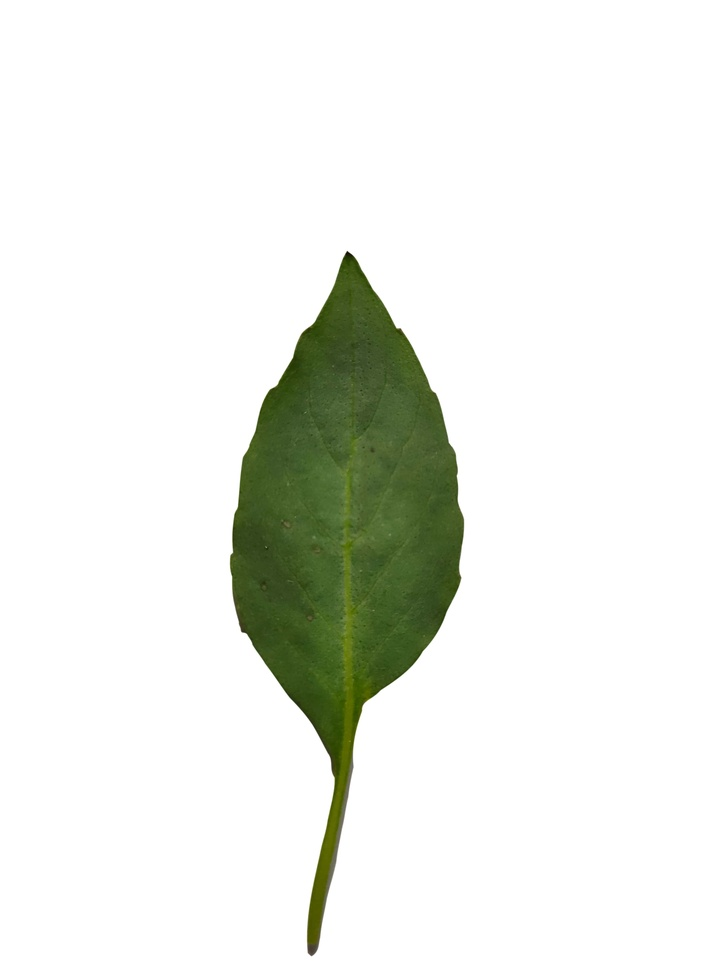
#> input picture Daun_Kemangi/052.jpg, 727 x 970 px, shrunk from 3000 x 4000 before the run, found by its file name
$ jupyter execute Rotation.ipynb   (shell and % lines are left out)
#> lines starting #> are read from the running program, lines starting #| are printed output that depends on the picture
<a href="https://colab.research.google.com/github/ferdianpradana/Tugas_AI/blob/main/Tugas_AI/image_fundamental/Rotation.ipynb" target="_parent"></a>

[cell 1]
# import the necessary packages
import matplotlib.pyplot as plt
import argparse
import imutils
import cv2

[cell 2]
def plt_imshow(title, image):
    # convert the image frame BGR to RGB color space and display it
	image = cv2.cvtColor(image, cv2.COLOR_BGR2RGB)
	plt.imshow(image)
	plt.title(title)
	plt.grid(False)
	plt.show()

[cell 3]
args = {
    "image": "052.jpg"
}

[cell 4]
# load the image and show it
image = cv2.imread(args["image"])
#> image is the input picture: shape (970, 727, 3); mean B, G, R 230.7, 236.8, 234.3
plt_imshow("Original", image)

# grab the dimensions of the image and calculate the center of the
# image
(h, w) = image.shape[:2]
#> h = 970; w = 727
(cX, cY) = (w // 2, h // 2)
#> cX = 363; cY = 485

# rotate our image by 45 degrees around the center of the image
M = cv2.getRotationMatrix2D((cX, cY), 45, 1.0)
rotated = cv2.warpAffine(image, M, (w, h))
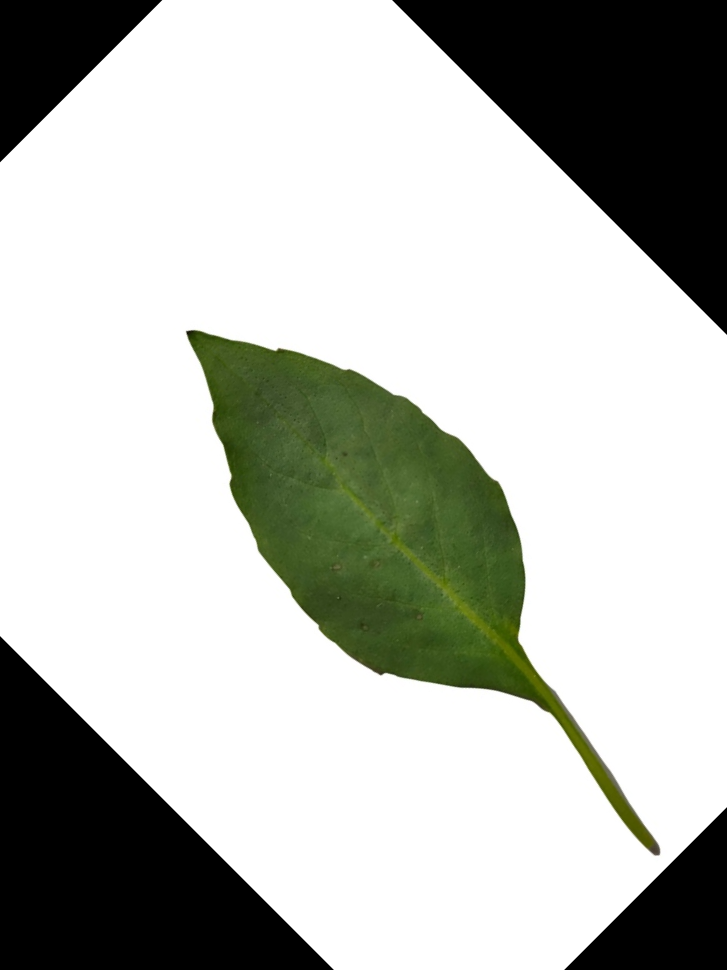
#> rotated: shape (970, 727, 3); mean B, G, R 180.7, 186.8, 184.3
plt_imshow("Rotated by 45 Degrees", rotated)

# rotate our image by -90 degrees around the image
M = cv2.getRotationMatrix2D((cX, cY), -90, 1.0)
rotated = cv2.warpAffine(image, M, (w, h))
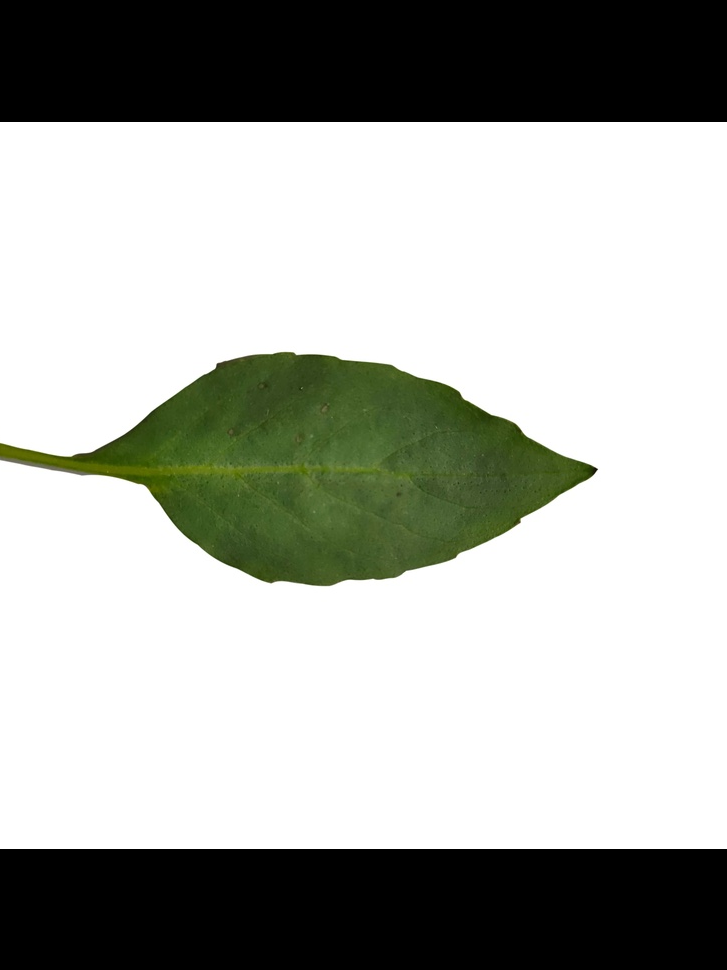
#> rotated: shape (970, 727, 3); mean B, G, R 167.4, 173.3, 170.8
plt_imshow("Rotated by -90 Degrees", rotated)

$ run again, with Daun_Kemangi/055.jpg copied over Daun_Kemangi/052.jpg
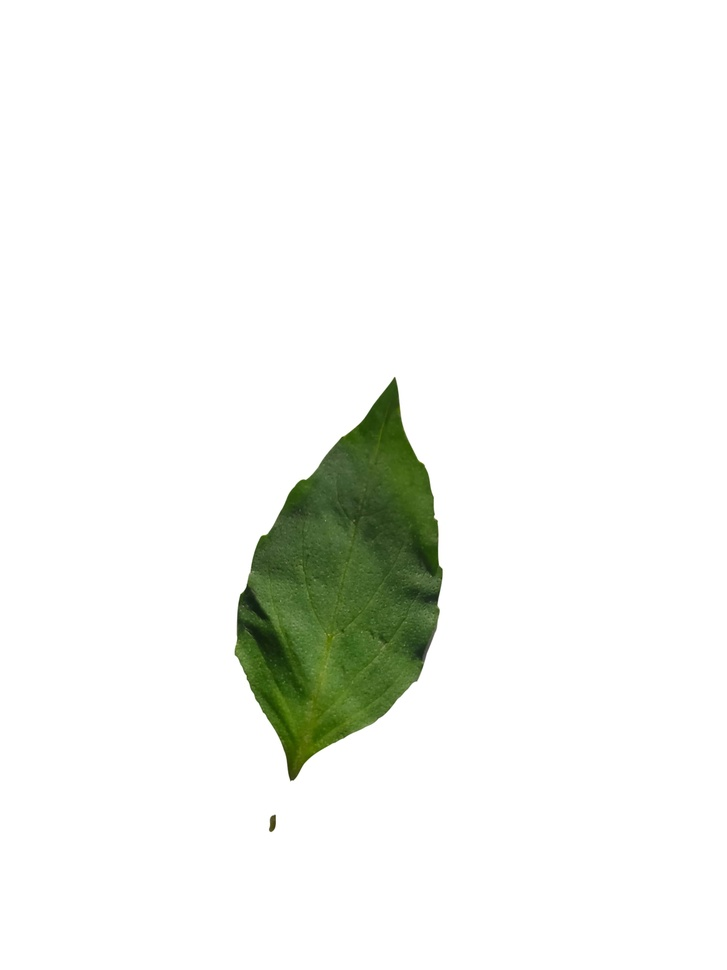
#> input picture Daun_Kemangi/055.jpg, 727 x 970 px, shrunk from 3000 x 4000 before the run, found by its file name
#> image is the input picture: shape (970, 727, 3); mean B, G, R 239.3, 243.5, 241.5
#> `rotated = cv2.warpAffine(image, M, (w, h))`:
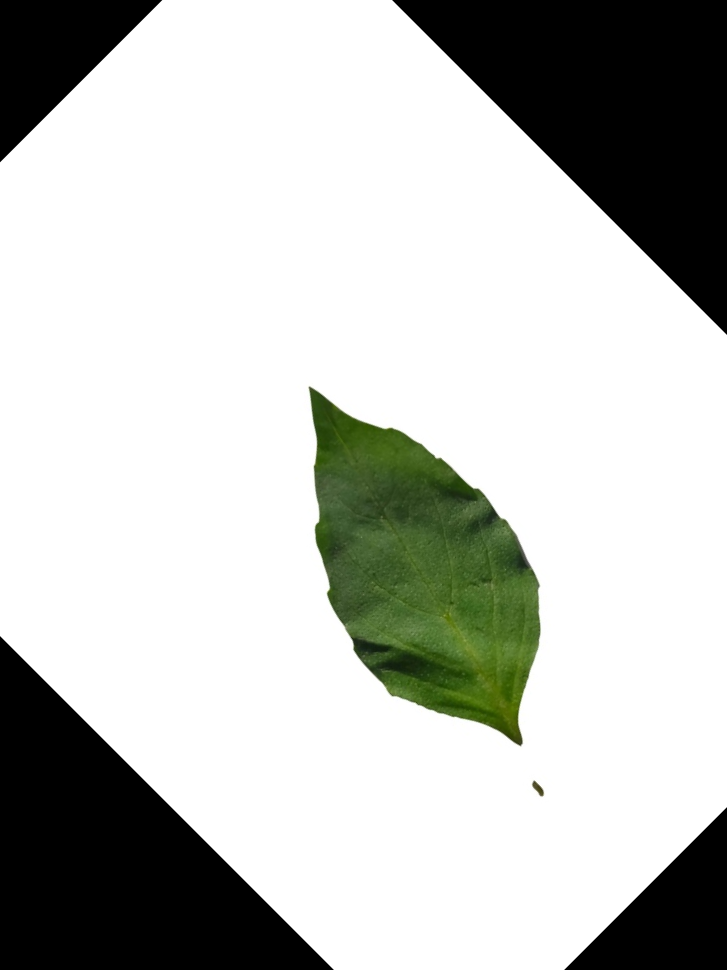
#> rotated: shape (970, 727, 3); mean B, G, R 189.3, 193.5, 191.5
#> `rotated = cv2.warpAffine(image, M, (w, h))`:
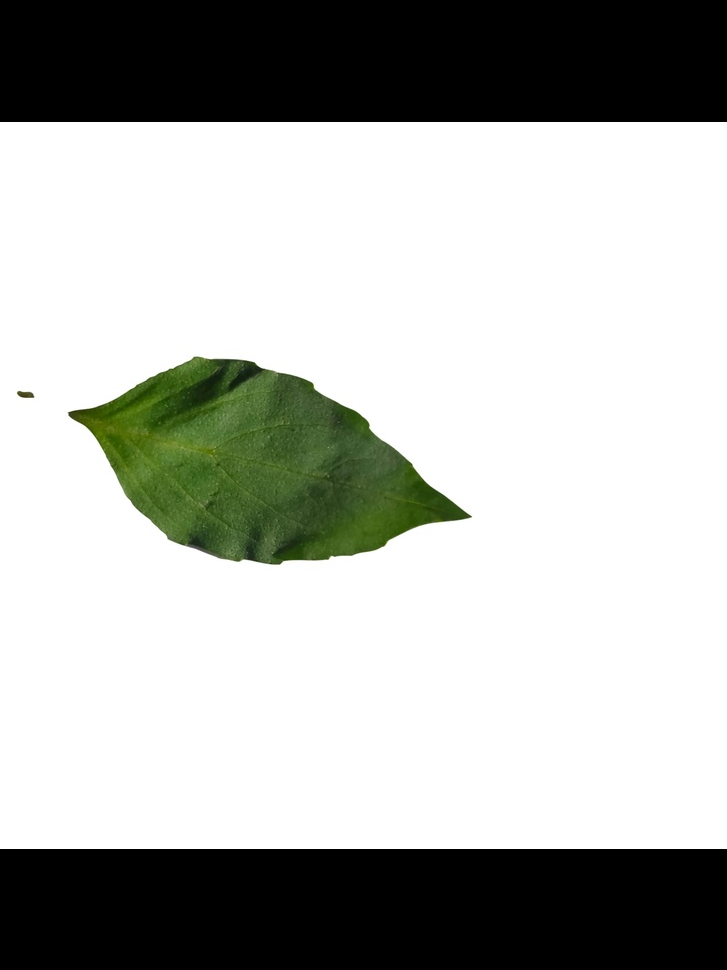
#> rotated: shape (970, 727, 3); mean B, G, R 175.5, 179.6, 177.6
